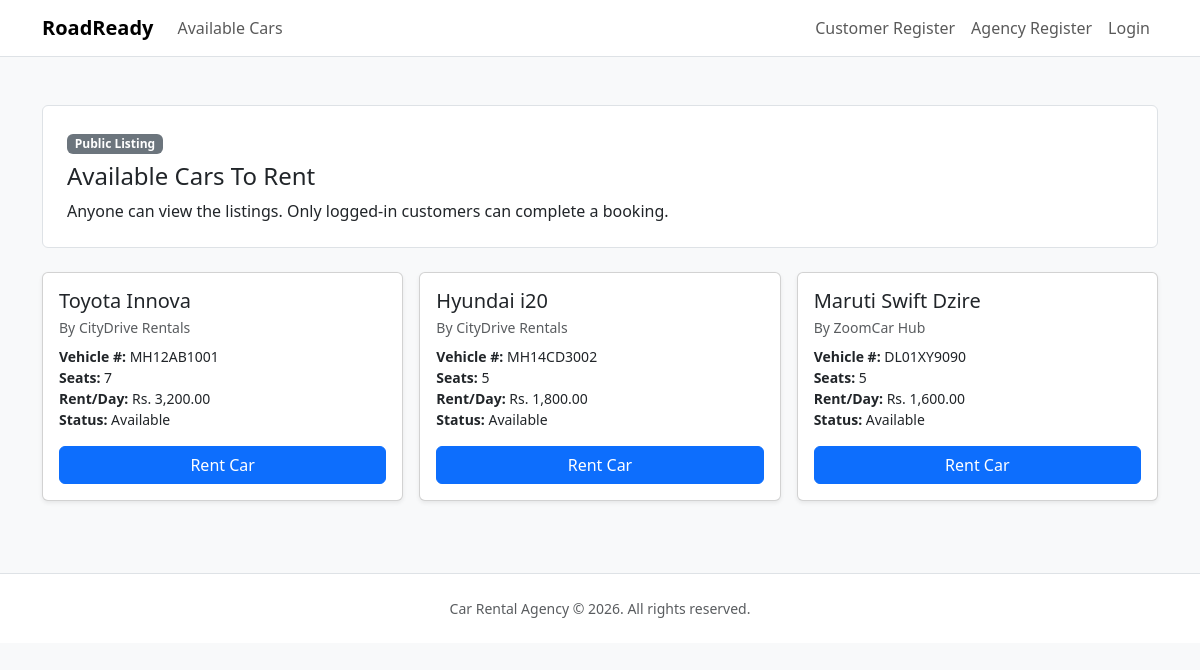
The app's page /available_cars.php with its own data.
### tables this page shows
CREATE TABLE cars (
    id INT UNSIGNED AUTO_INCREMENT PRIMARY KEY,
    agency_id INT UNSIGNED NOT NULL,
    model VARCHAR(120) NOT NULL,
    vehicle_number VARCHAR(40) NOT NULL,
    seating_capacity INT UNSIGNED NOT NULL,
    rent_per_day DECIMAL(10, 2) NOT NULL,
    is_available TINYINT(1) NOT NULL DEFAULT 1,
    created_at TIMESTAMP DEFAULT CURRENT_TIMESTAMP,
    updated_at TIMESTAMP DEFAULT CURRENT_TIMESTAMP ON UPDATE CURRENT_TIMESTAMP,
    CONSTRAINT fk_cars_agency FOREIGN KEY (agency_id) REFERENCES users(id) ON DELETE CASCADE,
    CONSTRAINT uq_vehicle_number UNIQUE (vehicle_number)
);

CREATE TABLE users (
    id INT UNSIGNED AUTO_INCREMENT PRIMARY KEY,
    name VARCHAR(120) NOT NULL,
    email VARCHAR(190) NOT NULL UNIQUE,
    password_hash VARCHAR(255) NOT NULL,
    role ENUM('customer', 'agency') NOT NULL,
    created_at TIMESTAMP DEFAULT CURRENT_TIMESTAMP
);

### includes/auth.php (called while the page is built, shortened)
<?php
function currentUser(): ?array
{
    return $_SESSION['user'] ?? null;
}

### available_cars.php (the view, shortened to what this page needs)
<?php
require_once __DIR__ . '/config/database.php';
require_once __DIR__ . '/includes/layout.php';
$carsQuery = $pdo->query(
    'SELECT c.id, c.model, c.vehicle_number, c.seating_capacity, c.rent_per_day, c.is_available, u.name AS agency_name
     FROM cars c
     INNER JOIN users u ON u.id = c.agency_id
     ORDER BY c.created_at DESC'
);
$cars = $carsQuery->fetchAll();
renderHeader('Available Cars');
?>
<section class="p-4 mb-4 bg-white border rounded-2">
    <p class="badge bg-secondary mb-2">Public Listing</p>
    <h1 class="h4">Available Cars To Rent</h1>
    <p class="mb-0">Anyone can view the listings. Only logged-in customers can complete a booking.</p>
</section>
<section class="row g-3">
    <?php if (!$cars): ?>
        <div class="col-12"><p class="text-muted">No cars listed yet.</p></div>
    <?php else: ?>
        <?php foreach ($cars as $car): ?>
            <div class="col-md-6 col-lg-4">
                <div class="card shadow-sm h-100">
                    <div class="card-body d-flex flex-column">
                        <h5 class="card-title mb-1"><?php echo htmlspecialchars($car['model']); ?></h5>
                        <p class="small text-muted mb-2">By <?php echo htmlspecialchars($car['agency_name']); ?></p>
                        <ul class="list-unstyled small mb-3">
                            <li><strong>Vehicle #:</strong> <?php echo htmlspecialchars($car['vehicle_number']); ?></li>
                            <li><strong>Seats:</strong> <?php echo (int) $car['seating_capacity']; ?></li>
                            <li><strong>Rent/Day:</strong> Rs. <?php echo number_format((float) $car['rent_per_day'], 2); ?></li>
                            <li><strong>Status:</strong> <?php echo (int) $car['is_available'] === 1 ? 'Available' : 'Booked'; ?></li>
                        </ul>
                        <?php if ((int) $car['is_available'] === 1): ?>
                            <form method="post" class="mt-auto">
                                <button class="btn btn-primary w-100" type="submit" name="book_car" value="1">
                                    Rent Car
                                </button>
                            </form>
                        <?php else: ?>
                            <button class="btn btn-secondary w-100 mt-auto" disabled>Not Available</button>
                        <?php endif; ?>
                    </div>
                </div>
            </div>
        <?php endforeach; ?>
    <?php endif; ?>
</section>
<?php renderFooter();

### includes/layout.php (shortened to what this page needs)
<?php
require_once __DIR__ . '/auth.php';
function renderHeader(string $title): void
{
    $user = currentUser();
    $role = userRole();
    ?>
    <!doctype html>
    <html lang="en">
    <head>
        <link href="https://cdn.jsdelivr.net/npm/bootstrap@5.3.3/dist/css/bootstrap.min.css" rel="stylesheet">
    </head>
    <body class="bg-light">
    <nav class="navbar navbar-expand-lg navbar-light bg-white border-bottom sticky-top">
        <div class="container">
            <a class="navbar-brand fw-semibold" href="index.php">RoadReady</a>
            <div class="collapse navbar-collapse" id="rrNav">
                <ul class="navbar-nav me-auto mb-2 mb-lg-0">
                    <li class="nav-item"><a class="nav-link" href="available_cars.php">Available Cars</a></li>
                </ul>
                <ul class="navbar-nav ms-auto mb-2 mb-lg-0">
                    <?php if ($user): ?>
                        <li class="nav-item"><span class="nav-link">Hi, <?php echo htmlspecialchars($user['name']); ?> (<?php echo htmlspecialchars($role); ?>)</span></li>
                        <li class="nav-item"><a class="nav-link" href="logout.php">Logout</a></li>
                    <?php else: ?>
                        <li class="nav-item"><a class="nav-link" href="register_customer.php">Customer Register</a></li>
                        <li class="nav-item"><a class="nav-link" href="register_agency.php">Agency Register</a></li>
                        <li class="nav-item"><a class="nav-link" href="login.php">Login</a></li>
                    <?php endif; ?>
                </ul>
            </div>
        </div>
    </nav>
    <main class="container py-4 py-md-5">
    <?php
}
function renderFooter(): void
{
    ?>
    </main>
    <footer class="py-4 mt-4 border-top bg-white">
        <div class="container text-center small text-muted">
            Car Rental Agency &copy; <?php echo date('Y'); ?>. All rights reserved.
        </div>
    </footer>
    </body>
    </html>
    <?php
}

### records on screen
cars: model "Toyota Innova", agency.name "CityDrive Rentals", vehicle_number "MH12AB1001", seating_capacity "7", rent_per_day "3,200.00", is_available "Available"
cars: model "Hyundai i20", agency.name "CityDrive Rentals", vehicle_number "MH14CD3002", seating_capacity "5", rent_per_day "1,800.00", is_available "Available"
cars: model "Maruti Swift Dzire", agency.name "ZoomCar Hub", vehicle_number "DL01XY9090", seating_capacity "5", rent_per_day "1,600.00", is_available "Available"
